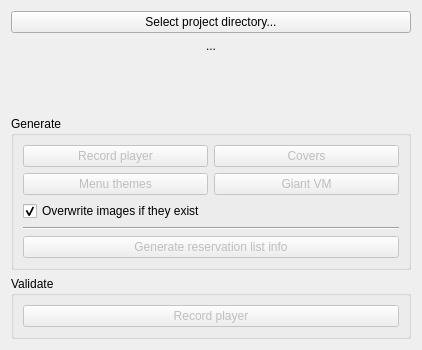
<?xml version="1.0" encoding="UTF-8"?>
<ui version="4.0">
 <class>ProjectWindow</class>
 <widget class="QWidget" name="ProjectWindow">
  <property name="geometry">
   <rect>
    <x>0</x>
    <y>0</y>
    <width>422</width>
    <height>350</height>
   </rect>
  </property>
  <property name="windowTitle">
   <string>Pivoine</string>
  </property>
  <layout class="QVBoxLayout" name="verticalLayout">
   <item>
    <widget class="QPushButton" name="projectPushButton">
     <property name="text">
      <string>Select project directory...</string>
     </property>
    </widget>
   </item>
   <item>
    <widget class="QLabel" name="projectTextLabel">
     <property name="text">
      <string>...</string>
     </property>
     <property name="alignment">
      <set>Qt::AlignmentFlag::AlignCenter</set>
     </property>
    </widget>
   </item>
   <item>
    <spacer name="verticalSpacer">
     <property name="orientation">
      <enum>Qt::Orientation::Vertical</enum>
     </property>
     <property name="sizeHint" stdset="0">
      <size>
       <width>20</width>
       <height>40</height>
      </size>
     </property>
    </spacer>
   </item>
   <item>
    <widget class="QGroupBox" name="groupBox">
     <property name="title">
      <string>Generate</string>
     </property>
     <layout class="QVBoxLayout" name="verticalLayout_2">
      <item>
       <layout class="QGridLayout" name="gridLayout">
        <item row="0" column="0">
         <widget class="QPushButton" name="rpPushButton">
          <property name="enabled">
           <bool>false</bool>
          </property>
          <property name="text">
           <string>Record player</string>
          </property>
         </widget>
        </item>
        <item row="0" column="1">
         <widget class="QPushButton" name="coverPushButton">
          <property name="enabled">
           <bool>false</bool>
          </property>
          <property name="text">
           <string>Covers</string>
          </property>
         </widget>
        </item>
        <item row="1" column="0">
         <widget class="QPushButton" name="themePushButton">
          <property name="enabled">
           <bool>false</bool>
          </property>
          <property name="text">
           <string>Menu themes</string>
          </property>
         </widget>
        </item>
        <item row="1" column="1">
         <widget class="QPushButton" name="vmPushButton">
          <property name="enabled">
           <bool>false</bool>
          </property>
          <property name="text">
           <string>Giant VM</string>
          </property>
         </widget>
        </item>
       </layout>
      </item>
      <item>
       <widget class="QCheckBox" name="overwriteCheckBox">
        <property name="text">
         <string>Overwrite images if they exist</string>
        </property>
        <property name="checked">
         <bool>true</bool>
        </property>
       </widget>
      </item>
      <item>
       <widget class="Line" name="line_2">
        <property name="orientation">
         <enum>Qt::Orientation::Horizontal</enum>
        </property>
       </widget>
      </item>
      <item>
       <widget class="QPushButton" name="reservationListPushButton">
        <property name="enabled">
         <bool>false</bool>
        </property>
        <property name="text">
         <string>Generate reservation list info</string>
        </property>
       </widget>
      </item>
     </layout>
    </widget>
   </item>
   <item>
    <widget class="QGroupBox" name="groupBox_2">
     <property name="title">
      <string>Validate</string>
     </property>
     <layout class="QVBoxLayout" name="verticalLayout_3">
      <item>
       <layout class="QGridLayout" name="gridLayout_2">
        <item row="0" column="0">
         <widget class="QPushButton" name="validateRPPushButton">
          <property name="enabled">
           <bool>false</bool>
          </property>
          <property name="toolTip">
           <string>This might take a while!</string>
          </property>
          <property name="text">
           <string>Record player</string>
          </property>
         </widget>
        </item>
       </layout>
      </item>
     </layout>
    </widget>
   </item>
  </layout>
 </widget>
 <resources/>
 <connections/>
</ui>
